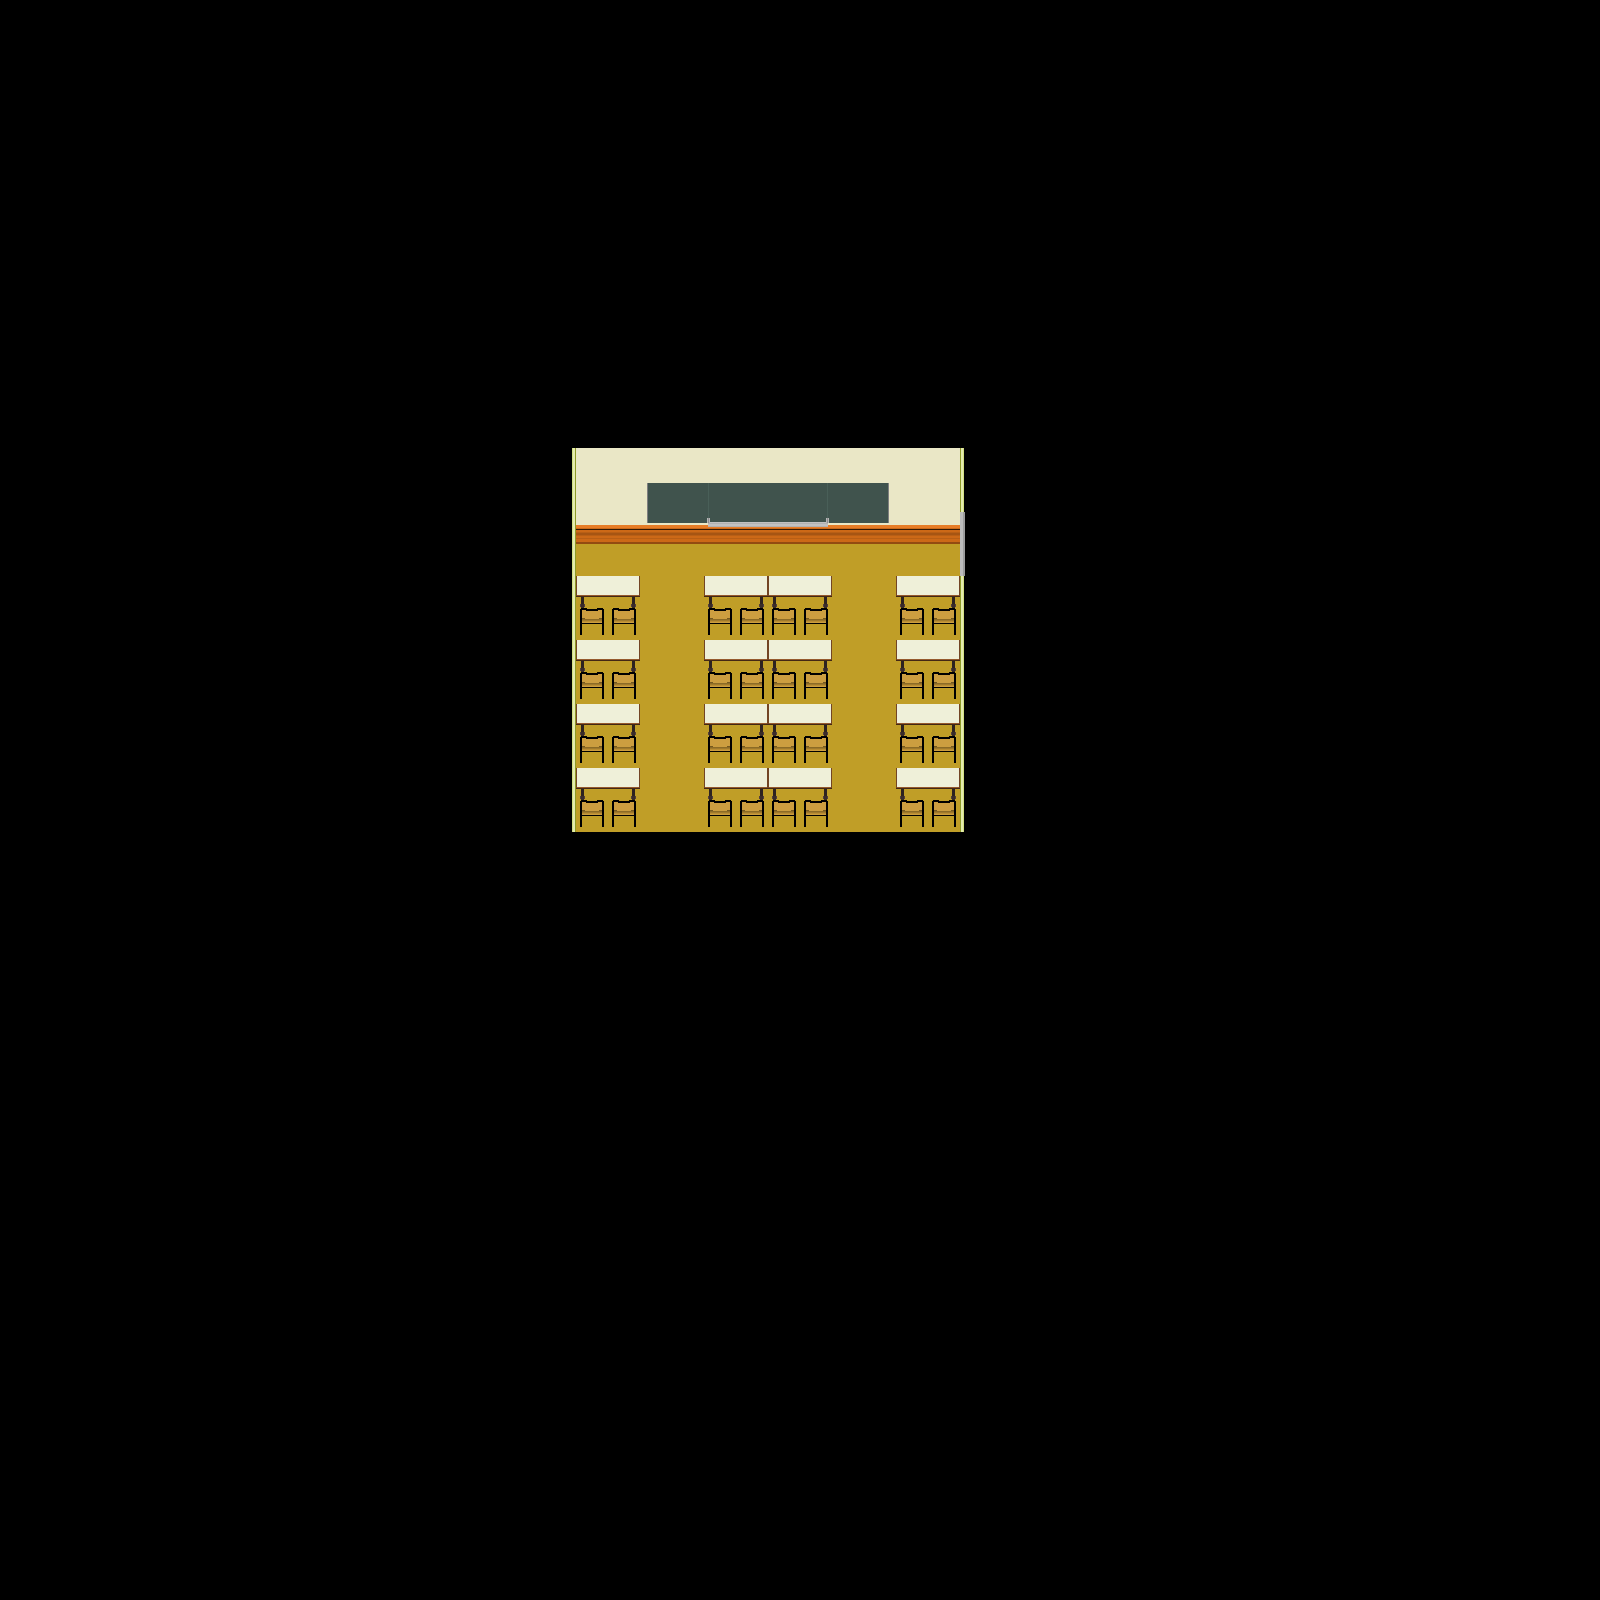

Rendered tile map (Tiled .tmx) drawn with the repository's tilesets; below, a short description and the map source with its tile grids summarised:
An orthogonal 50x50 tile map with 32x32 px tiles, 2 tile layers (floor_tiles, object_tiles) and 7 objects (4x mur, spawn_i210, to_niv2, plein de têtes).

<map version="1.5" tiledversion="2021.03.23" orientation="orthogonal" renderorder="right-down" width="50" height="50" tilewidth="32" tileheight="32" infinite="0" nextlayerid="4" nextobjectid="8">
 <tileset firstgid="1" source="../textures/tiles.tsx" />
 <layer id="1" name="floor_tiles" width="50" height="50">
  <data>[2500 cells, 168 non-empty, 12 distinct tile ids]</data>
 </layer>
 <layer id="2" name="object_tiles" width="50" height="50">
  <data>[2500 cells, 64 non-empty, 2 distinct tile ids]</data>
 </layer>
 <objectgroup id="3" name="objects">
  <object id="1" type="mur" x="512" y="448" width="512" height="96" />
  <object id="2" type="mur" x="512" y="448" width="64" height="448" />
  <object id="3" type="mur" x="512" y="832" width="512" height="64" />
  <object id="4" type="mur" x="960" y="448" width="64" height="448" />
  <object id="5" name="spawn_i210" x="896" y="544">
   <point />
  </object>
  <object id="6" name="to_niv2" x="960" y="544" width="32" height="32" />
  <object id="7" name="plein de têtes" x="656" y="452.667" width="218.667" height="20.6667" />
 </objectgroup>
</map>
